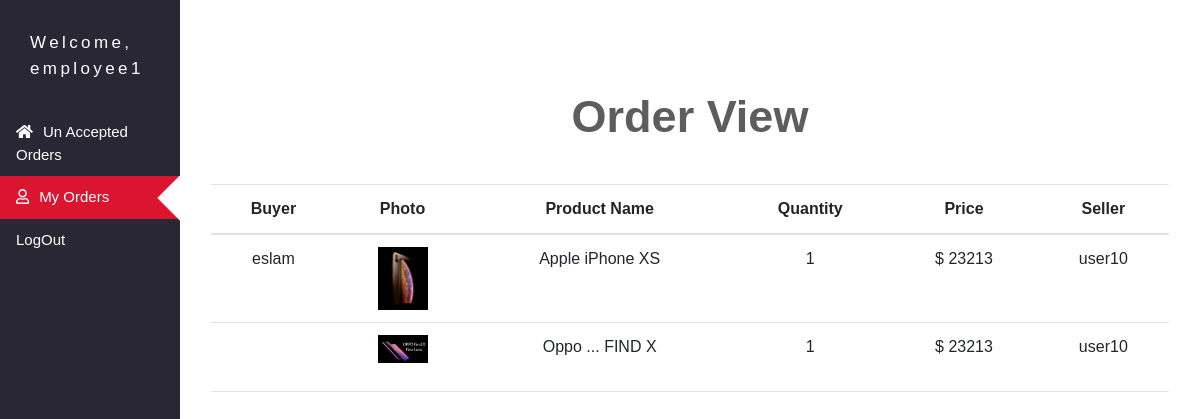
Page /employee/myorders.php?do=view&orderid=48 (signed in) on the committed database.
### tables this page shows
CREATE TABLE `orders` (
  `O_ID` int(11) NOT NULL,
  `client_ID` int(11) NOT NULL,
  `Date` date NOT NULL,
  `E_ID` int(11) DEFAULT NULL,
  `totalprice` double NOT NULL,
  `order_state` int(11) NOT NULL
);

CREATE TABLE `client` (
  `client_ID` int(11) NOT NULL,
  `name` varchar(255) NOT NULL,
  `Email` varchar(255) NOT NULL,
  `balance` double NOT NULL,
  `sales` int(11) NOT NULL DEFAULT '0'
);

CREATE TABLE `client_products` (
  `index_ID` int(11) NOT NULL,
  `client_ID` int(11) NOT NULL,
  `P_ID` int(11) NOT NULL,
  `Price` double NOT NULL,
  `Quantity` int(11) NOT NULL,
  `date` date NOT NULL,
  `description` text NOT NULL,
  `Approve` int(1) NOT NULL DEFAULT '0',
  `product_image` varchar(255) DEFAULT NULL
);

CREATE TABLE `products` (
  `P_ID` int(11) NOT NULL,
  `name` varchar(255) NOT NULL,
  `cat_ID` int(11) NOT NULL
);

CREATE TABLE `order_product` (
  `O_ID` int(11) NOT NULL,
  `index_ID` int(11) NOT NULL,
  `quantity` int(11) NOT NULL,
  `price` int(11) NOT NULL
);

### employee/includes/functions/functions.php (called while the page is built, shortened)
<?php
    function sqlGlobal ($event, $fetch='fetch', $parameters = null, $type = null) {
        global $con;
        $getrequired = $con->prepare($event);
        if ($parameters == null){
            $getrequired->execute();
        } else {
            $getrequired->execute(array($parameters));
        }
        $required = $getrequired->$fetch();
        $count = $getrequired->rowCount();
        if ($type != 'count'){
        return $required;
        } else {
        return $count;
        }
    }

### employee/myorders.php (the view, shortened to what this page needs)
<?php
    if (isset($_SESSION['Username'])) {
        include 'init.php';
        $do = isset($_GET['do']) ? $_GET['do'] : 'Manage'; ?>
        <div class="dashboard-main" data-class="my-orders" style="margin-left:15%;padding:50px 16px;">
        <?php
        if ($do == 'Manage') {
            $stmt = $con->prepare("SELECT orders.*, client.name
                                  FROM orders
                                  INNER JOIN client ON client.client_ID = orders.client_ID
                                  WHERE E_ID = ? ;");
            $stmt->execute(array($_SESSION['ID']));
            $orders = $stmt->fetchAll();?>
            <div class="container">
              <h1 class="text-center">Un Done Orders</h1>
                <div class="table-responsive">
                <table class="main-table text-center table table-bordered mange-members">
                      <tr>
                          <td>#ID</td>
                          <td>Buyer</td>
                          <td>TotalPrice</td>
                          <td>Date</td>
                          <td>Control</td>
                      </tr>
                    <?php
                    foreach($orders as $order) {
                        echo'<tr>';
                            echo'<td>' . $order['O_ID'] . '</td>';
                            echo'<td>' . $order['name'] . '</td>';
                            echo'<td>' . '$   ' . $order['totalprice'] . '</td>';
                            echo'<td>' . $order['Date'] . '</td>';
                            echo'<td>
                            <a href="?do=view&orderid=' .$order['O_ID']. '"class="btn btn-dark">View</a>';
                            if ($order['order_state'] == 2) {
                              echo '<a style="margin-left: 5px;" href="?do=done&orderid=' .$order['O_ID']. '"class="btn btn-primary">Done</a>';
                            }
                            echo '</td>';
                        echo'<tr>';
                    }
                    ?>
                    </table>
                    </div>
                </div>
        <?php
}else if ($do =='view'){
  $orders = $stmt->fetchAll();?>
                <div class="container">
                  <h1 class="text-center ">Order View</h1>
              <?php
              $event = "SELECT A.name As Buyer, B.name As Seller ,products.name, orders.totalprice, client_products.product_image, order_product.quantity, order_product.price
                        FROM orders
                        INNER JOIN client A ON orders.client_ID = A.client_ID
                        INNER JOIN order_product ON orders.O_ID = order_product.O_ID
                        INNER JOIN client_products ON order_product.index_ID = client_products.index_ID
                        INNER JOIN products ON products.P_ID = client_products.P_ID
                        INNER JOIN client B ON client_products.client_ID = B.client_ID
                        WHERE orders.O_ID = ?
                        ";
                $count = sqlGlobal ($event,'fetchAll', $_GET['orderid'], 'count');
                  $orders = sqlGlobal ($event,'fetchAll',$_GET['orderid']);
                  if(isset($orders) && !empty($orders)) { ?>
                  <div class="row">
                    <div class="col">
                      <table class="table table-hover cart-table text-center">
                        <thead>
                          <tr>
                            <th scope="col">Buyer</th>
                            <th scope="col">Photo</th>
                            <th scope="col">Product Name</th>
                            <th scope="col">Quantity</th>
                            <th scope="col">Price</th>
                            <th scope="col">Seller</th>
                          </tr>
                        </thead>
                        <tbody>
              <?php
                            $i = 0;
                            foreach ($orders as $order) { ?>
                              <tr>
                                <td><?php if ($i == 0 ){echo $order['Buyer'];} ?></td>
                                <td><img style="width:50px;"class="img-fluid" src="..\uploads\product_images\<?php if(isset($order['product_image'])){echo $order['product_image'];} else {echo 'default-non.png';}?>"/></td>
                                <td><?php echo $order['name'] ?></td>
                                <td><?php echo $order['quantity'] ?></td>
                                <td>$ <?php echo $order['price'] ?></td>
                                <td><?php echo $order['Seller'] ?></td>
                              </tr>
                            <?php
                            $i++;
                            }
                          } ?>
                        </tbody>
                      </table>
                      <hr>
                    </div>
                  </div>
                </div>
        <?php
} else if ($do == 'done'){
            echo '<div class="container">';
            echo '<h1 class="text-center">Order Done</h1>';
                    $stmt2 = $con->prepare("SELECT * FROM orders WHERE O_ID = ? And order_state = 2 AND E_ID = ?");
                    $stmt2->execute(array($_GET['orderid'], $_SESSION['ID']));
                    $count = $stmt2->rowCount();
                    if ($count == 1) {
                        $stmt = $con->prepare("UPDATE orders SET order_state = 1 WHERE O_ID = ?");
                        $stmt->execute(array($_GET['orderid']));
                        $stmt = $con->prepare("SELECT index_ID, price, Quantity FROM order_product WHERE O_ID = ?");
                        $stmt->execute(array($_GET['orderid']));
                        $productids = $stmt->fetchAll();
                        foreach ($productids as $productid) {
                          $stmt = $con->prepare("UPDATE client SET balance = balance + ?, sales = sales + ? WHERE client_ID = (
                                                SELECT client_products.client_ID FROM client_products
                                                INNER JOIN order_product ON order_product.index_ID = client_products.index_ID
                                                INNER JOIN orders ON orders.O_ID = order_product.O_ID
                                                 WHERE order_product.index_ID = ? AND orders.O_ID = ?
                                                )");
                          $stmt->execute(array($productid['price'], $productid['Quantity'],$productid['index_ID'], $_GET['orderid']));
                          }
                          $theMsg = '<div class="alert alert-success">' . $stmt->rowCount(). ' Recored Updated</div>';
                          redirectFunction($theMsg, 'back', 0);
                    } else {
                        $theMsg = '<div class="alert alert-danger">This Order Not Exist</div>';
                        redirectFunction($theMsg, 'back');
                    }
            echo '</div>';
        } else if ($do == 'Delete') {
            echo '<h1 class="text-center">Delete Member</h1>';
            echo '<div class="container">';
            $userid = isset($_GET['userid']) && is_numeric($_GET['userid']) ? intval($_GET['userid']) : 0;
             $check = checkItem('client_ID', 'user', $userid);
            if($check > 0) {
                $stmt = $con->prepare("DELETE from client , user using client INNER JOIN user WHERE user.client_ID = client.client_ID AND user.client_ID = :zuser");
                $stmt->bindParam(':zuser', $userid);
                $stmt->execute();
                $theMsg = '<div class="alert alert-success"> ID '.$userid.' Deleted</div>';
                redirectFunction($theMsg, 'back');
            } else {
                $theMsg = '<div class="alert alert-danger"> This Is ID is Not Exist</div>';
                redirectFunction($theMsg);
            }
            echo '</div>';
        } else if ($do == 'Activate') {
            echo '<h1 class="text-center">Activate Member</h1>';
            echo '<div class="container">';
            $userid = isset($_GET['userid']) && is_numeric($_GET['userid']) ? intval($_GET['userid']) : 0;
             $check = checkItem('client_ID', 'user', $userid);
            if($check > 0) {
                $stmt = $con->prepare("UPDATE users SET RegStatus = 1 WHERE client_ID = ?");
                $stmt->execute(array($userid));
                $theMsg = '<div class="alert alert-success"> ID '.$userid.' Activated</div>';
                redirectFunction($theMsg, 'back');
            } else {
                $theMsg = '<div class="alert alert-danger">' . $stmt->rowCount(). ' This Is ID is Not Exist</div>';
                redirectFunction($theMsg);
            }
            echo '</div>';
        }
        echo '</div>';
        include $tpl . 'footer.php';
    } else {
        header('location: index.php');
        exit();
    }
?>

### employee/includes/templates/header.php (shortened to what this page needs)
<!DOCTYPE html>
<html>
    <head>
      <link rel="stylesheet" href="<?php echo $css; ?>all.css" />
      <link rel="stylesheet" href="<?php echo $css; ?>bootstrap.min.css" />
      <link rel="stylesheet" href="<?php echo $css; ?>custom.css" />
    </head>
    <body>

### employee/init.php (shortened to what this page needs)
<?php
    include 'connect.php';
    $tpl    = 'includes/templates/';
    $func   = 'includes/functions/';
    $css    = 'layout/css/';
    include $func . 'functions.php';
    include $tpl . 'header.php';
    if(!isset($noNavbar)) {include $tpl . 'navbar.php';}

### employee/includes/templates/navbar.php
<ul class="dashboard-nav">
  <li>Welcome, <?php echo $_SESSION['Username'] ?></li>
  <li class = "dashboard"><a  href="dashboard.php"><i class="fas fa-home"></i>Un Accepted Orders</a></li>
  <li class = "my-orders"><a href="myorders.php?do=Manage"><i class="far fa-user"></i>My Orders</a></li>
  <li><a href="logout.php">LogOut</a></li>
</ul>

### employee/includes/templates/footer.php (shortened to what this page needs)
  </body>
</html>

### employee/layout/css/all.css (style rules this page uses)
.fa-home:before { content:"\f015" }
.fa-user:before { content:"\f007" }

### employee/layout/css/custom.css (style rules this page uses)
body { font-family: 'Dosis', sans-serif; }
ul { list-style: none; }
ul.dashboard-nav { list-style-type: none; margin: 0; padding: 0; width: 15%; background-color: #282733; position: fixed; height: 100%; overflow-x: hidden; }
ul.dashboard-nav li:first-child { padding: 30px; letter-spacing: 0.2em; color: white; font-size: 17px; }
ul.dashboard-nav li svg { margin-right: 10px; }
ul.dashboard-nav li a { display: block; color: #ffffff; padding: 10px 16px; text-decoration: none; font-weight: 400; font-size: 15px; }
ul.dashboard-nav li a.active { background-color: #db1430; color: #ffffff; position: relative; }
ul.dashboard-nav li a.active::after { content: ""; height: 100px; width: 100px; background: white; position: absolute; left: 99%; z-index: 999; transform: rotate(45deg); top: -66%; }
.dashboard-main { width: 85%; overflow-x: hidden; }
h1 { font-size:45px; margin:40px 0; font-weight:bold; color:#5d5d5d; }

### rows in the picture
orders: client_ID.name "eslam", client_products.product_image (picture), products.name "Apple iPhone XS", order_product.quantity "1", order_product.price "23213", client.name "user10", client_products.product_image (placeholder picture), products.name "Oppo ... FIND X"

### other values in the picture
$_SESSION['Username'] "employee1"
